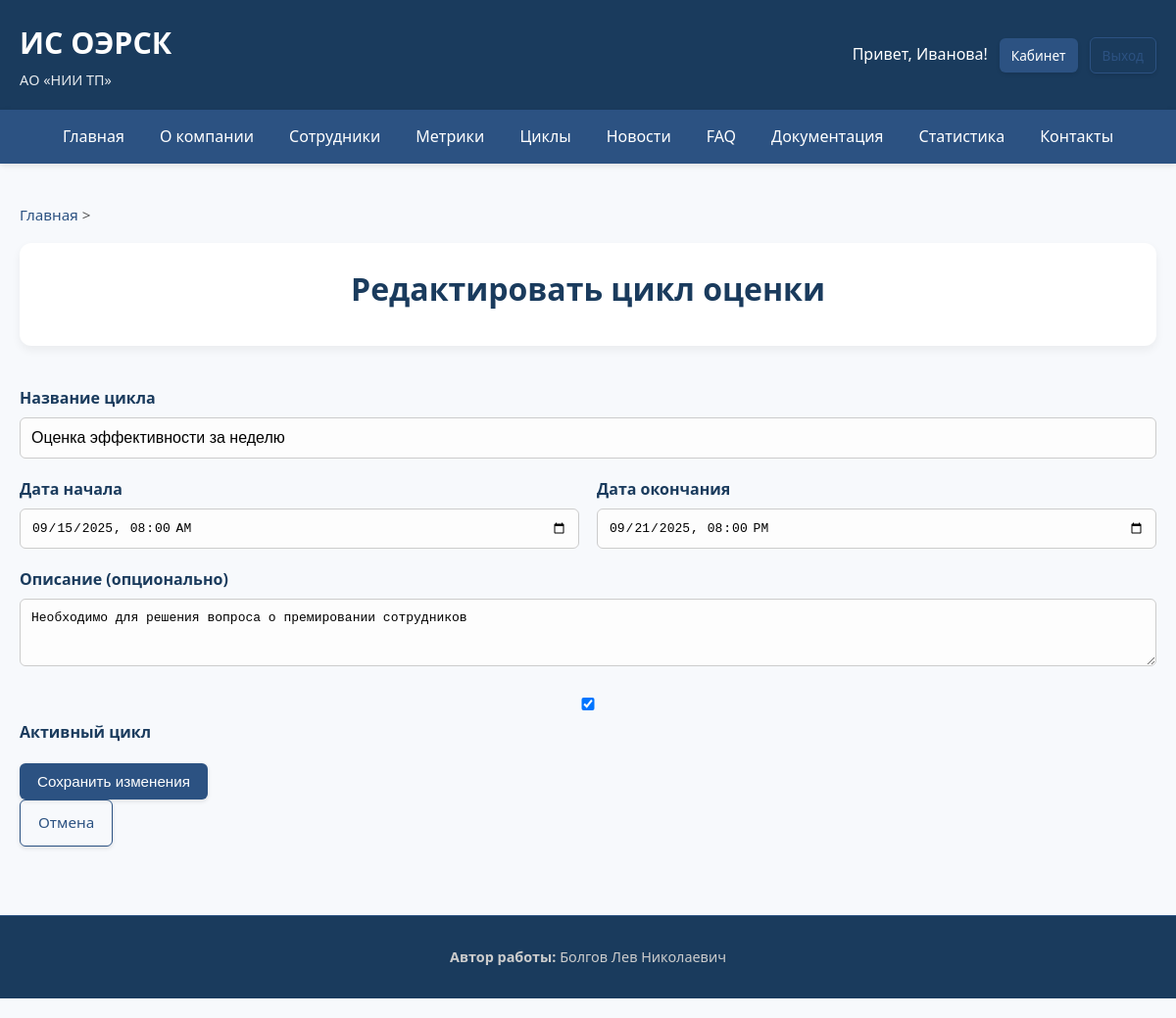
Before: /admin/cycles/edit/4 (signed in) with the older database file.
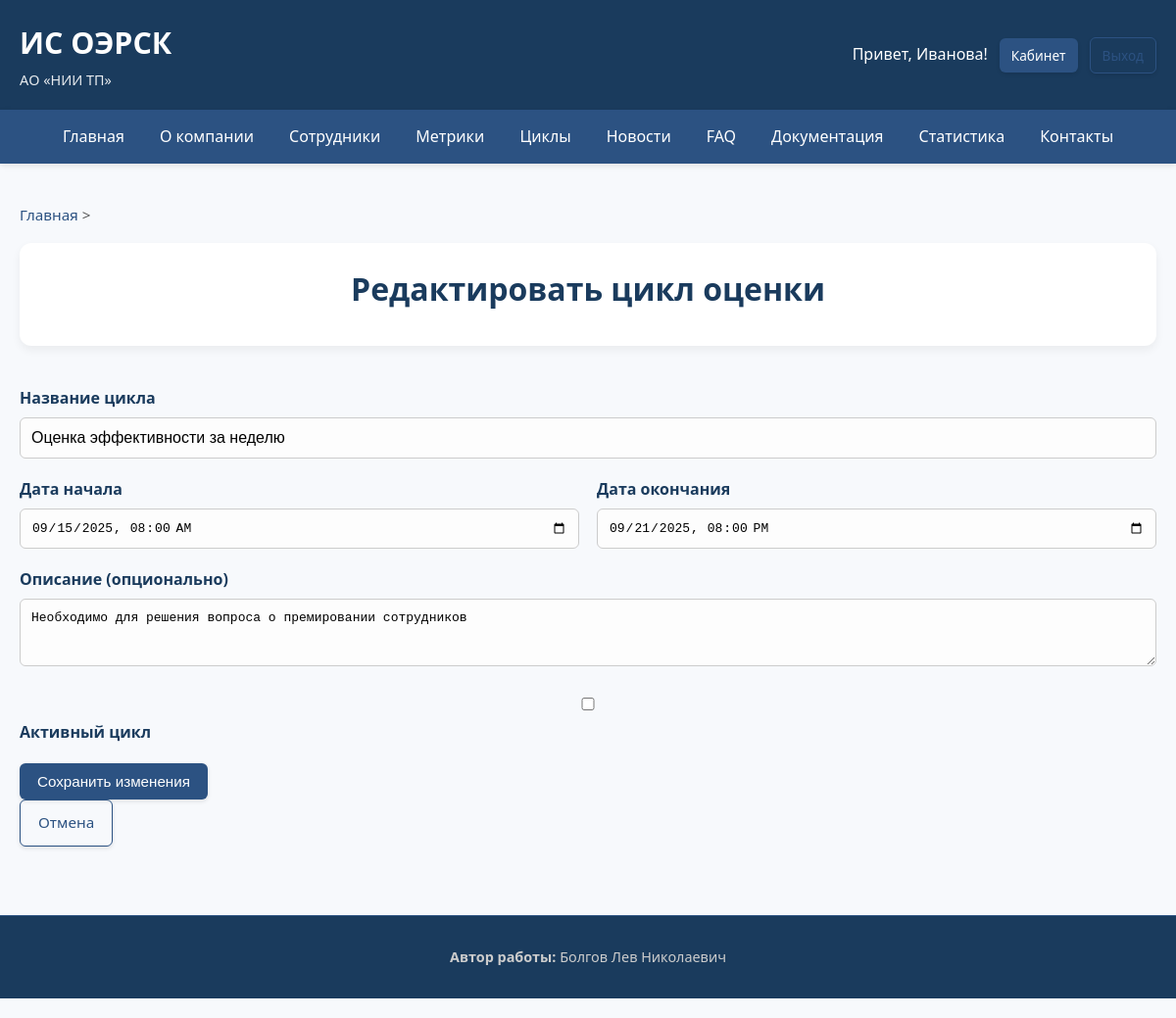
After: the same page with the newer database file.
### app/models.py (models this page shows)
class Employee(db.Model, UserMixin):
    __tablename__ = 'employees'
    id = db.Column(db.Integer, primary_key=True)
    full_name = db.Column(db.String(150), nullable=False)
    email = db.Column(db.String(120), unique=True, nullable=False)
    password_hash = db.Column(db.String(255), nullable=False)
    role_id = db.Column(db.Integer, db.ForeignKey('roles.id'), nullable=False)
    department_id = db.Column(db.Integer, db.ForeignKey('departments.id'), nullable=False)
    position_id = db.Column(db.Integer, db.ForeignKey('positions.id'), nullable=False)
    ip_address = db.Column(db.String(45))
    hire_date = db.Column(db.DateTime, default=datetime.utcnow)
    is_active = db.Column(db.Boolean, default=True)
    photo = db.Column(db.String(255), nullable=True)
    role = db.relationship('Role')
    department = db.relationship('Department')
    position = db.relationship('Position')
    metrics_received = db.relationship('EmployeeMetric', foreign_keys='EmployeeMetric.employee_id', backref='employee')
    received_feedback = db.relationship('Feedback', foreign_keys='Feedback.employee_id', backref='employee')
    sender_feedbacks = db.relationship('Feedback', foreign_keys='Feedback.sender_id', backref='sender')
    faqs_created = db.relationship('FAQ', backref='author')
    news_created = db.relationship('News', backref='author')

class EvaluationCycle(db.Model):
    __tablename__ = 'evaluation_cycles'
    id = db.Column(db.Integer, primary_key=True)
    name = db.Column(db.String(100), nullable=False)
    start_date = db.Column(db.DateTime, nullable=False)
    end_date = db.Column(db.DateTime, nullable=False)
    is_active = db.Column(db.Boolean, default=True)
    description = db.Column(db.Text)
    evaluations = db.relationship('EmployeeMetric', backref='cycle', cascade="all, delete", lazy='dynamic')
    feedbacks = db.relationship('Feedback', backref='cycle', cascade="all, delete", lazy='dynamic')

### app/views.py (the view)
    def decorated_function(*args, **kwargs):
        if not current_user.is_authenticated:
            abort(403)
        if current_user.role.name not in ['admin', 'manager']:
            abort(403)
        return f(*args, **kwargs)

### app/views.py (called while the page is built, shortened)
def render_with_breadcrumbs(template, breadcrumbs, **context):
    return render_template(template, breadcrumbs=breadcrumbs, **context)

def admin_or_manager_required(f):
    def decorated_function(*args, **kwargs):
        if not current_user.is_authenticated:
            abort(403)
        if current_user.role.name not in ['admin', 'manager']:
            abort(403)
        return f(*args, **kwargs)
    decorated_function.__name__ = f.__name__
    return decorated_function

@views.route('/admin/cycles/edit/<int:cycle_id>', methods=['GET', 'POST'])
@login_required
@admin_or_manager_required
def edit_cycle(cycle_id):
    cycle = EvaluationCycle.query.get_or_404(cycle_id)
    breadcrumbs = [("Главная", url_for('views.index')), (" ", "")]
    return render_with_breadcrumbs('edit_cycle.html', breadcrumbs, cycle=cycle)

### app/templates/edit_cycle.html (shortened to what this page needs)
{% extends "base.html" %}
{% block content %}
<div class="page-header">
    <h1>Редактировать цикл оценки</h1>
</div>
<form method="POST">
    <div class="form-group">
        <label>Название цикла</label>
        <input type="text" name="name" value="{{ cycle.name }}" required>
    </div>
    <div class="form-row">
        <div class="form-group">
            <label>Дата начала</label>
            <input type="datetime-local" name="start_date"
                   value="{{ cycle.start_date.strftime('%Y-%m-%dT%H:%M') }}" required>
        </div>
        <div class="form-group">
            <label>Дата окончания</label>
            <input type="datetime-local" name="end_date"
                   value="{{ cycle.end_date.strftime('%Y-%m-%dT%H:%M') }}" required>
        </div>
    </div>
    <div class="form-group">
        <label>Описание (опционально)</label>
        <textarea name="description" rows="3">{{ cycle.description or '' }}</textarea>
    </div>
    <div class="form-group">
        <label>
            <input type="checkbox" name="is_active" {% if cycle.is_active %}checked{% endif %}>
            Активный цикл
        </label>
    </div>
    <button type="submit" class="btn">Сохранить изменения</button>
</form>
<a href="{{ url_for('views.admin_cycles') }}" class="btn btn-outline">Отмена</a>
{% endblock %}

### app/templates/base.html (shortened to what this page needs)
<!DOCTYPE html>
<html lang="ru">
<head>
    <link rel="stylesheet" href="{{ url_for('static', filename='styles.css') }}">
    <link href="https://cdnjs.cloudflare.com/ajax/libs/font-awesome/6.0.0/css/all.min.css" rel="stylesheet">
</head>
<body>
    <header class="header" role="banner">
        <div class="logo">
            <h1><a href="{{ url_for('views.index') }}">ИС ОЭРСК</a></h1>
            <p>АО «НИИ ТП»</p>
        </div>
        <div class="auth-bar">
            {% if current_user.is_authenticated %}
                <span>Привет, {{ current_user.full_name.split()[0] }}!</span>
                <a href="{{ url_for('views.dashboard') }}" class="btn btn-small">Кабинет</a>
                <a href="{{ url_for('auth.logout') }}" class="btn btn-small btn-outline">Выход</a>
            {% else %}
                <a href="{{ url_for('auth.login') }}" class="btn btn-small">Вход</a>
            {% endif %}
        </div>
    </header>
    <nav class="main-menu" role="navigation">
        <ul>
            <li><a href="{{ url_for('views.index') }}">Главная</a></li>
            <li><a href="{{ url_for('views.about') }}">О компании</a></li>
            <li><a href="{{ url_for('views.employees') }}">Сотрудники</a></li>
            <li><a href="{{ url_for('views.metrics') }}">Метрики</a></li>
            <li><a href="{{ url_for('views.cycles') }}">Циклы</a></li>
            <li><a href="{{ url_for('views.news_list') }}">Новости</a></li>
            <li><a href="{{ url_for('views.faq') }}">FAQ</a></li>
            <li><a href="{{ url_for('views.documentation') }}">Документация</a></li>
            <li><a href="{{ url_for('views.stats') }}">Статистика</a></li>
            <li><a href="{{ url_for('views.contact') }}">Контакты</a></li>
        </ul>
    </nav>
    <div class="container">
        {% if breadcrumbs %}
        <div class="breadcrumbs" aria-label="Хлебные крошки">
            {% for crumb in breadcrumbs %}
                {% if not loop.last %}
                    <a href="{{ crumb[1] }}">{{ crumb[0] }}</a> >
                {% else %}
                    <span>{{ crumb[0] }}</span>
                {% endif %}
            {% endfor %}
        </div>
        {% endif %}
        <main>
            {% block content %}{% endblock %}
        </main>
    </div>
    <footer class="footer" role="contentinfo">
        <div class="footer-content">
            <div>
                <strong>Автор работы:</strong> Болгов Лев Николаевич
            </div>
        </div>
    </footer>
</body>
</html>

### app/static/styles.css (style rules this page uses)
* { margin: 0; padding: 0; box-sizing: border-box; }
body { font-family: 'Segoe UI', Tahoma, Geneva, Verdana, sans-serif; line-height: 1.7; color: #333; background-color: #f7f9fc; padding-bottom: 20px; }
.container { max-width: 1200px; margin: 0 auto; padding: 20px; }
.header { background: #1a3b5d; color: white; padding: 18px 20px; display: flex; justify-content: space-between; align-items: center; flex-wrap: wrap; box-shadow: 0 2px 8px rgba(0, 0, 0, 0.1); }
.header .logo h1 { margin: 0; font-size: 1.9em; font-weight: 600; }
.header .logo p { margin: 0; font-size: 0.9em; opacity: 0.9; }
.header .logo a { color: white; text-decoration: none; }
.auth-bar { display: flex; gap: 12px; align-items: center; }
.main-menu { background: #2c5282; color: white; box-shadow: 0 2px 6px rgba(0, 0, 0, 0.1); }
.main-menu ul { list-style: none; display: flex; flex-wrap: wrap; justify-content: center; margin: 0; }
.main-menu ul li a { display: block; padding: 14px 18px; color: white; text-decoration: none; transition: background 0.3s ease, transform 0.1s; font-weight: 500; }
.breadcrumbs { margin: 20px 0 15px; font-size: 0.95em; color: #555; }
.breadcrumbs a { color: #2c5282; text-decoration: none; }
.btn { display: inline-block; padding: 10px 18px; background: #2c5282; color: white; border: none; border-radius: 6px; text-decoration: none; font-size: 0.95em; font-weight: 500; cursor: pointer; transition: all 0.3s ease; box-shadow: 0 2px 4px rgba(0, 0, 0, 0.1); }
.btn-outline { background: transparent; border: 1px solid #2c5282; color: #2c5282; }
.btn-small { padding: 6px 12px; font-size: 0.85em; }
.form-group { margin-bottom: 18px; }
.form-group label { display: block; margin-bottom: 6px; font-weight: 600; color: #1a3b5d; }
.form-group input, .form-group textarea, .form-group select { width: 100%; padding: 11px; border: 1px solid #ccc; border-radius: 6px; font-size: 1em; background: #fdfdfd; transition: border 0.3s, box-shadow 0.3s; }
.footer { background: #1a3b5d; color: #ccc; padding: 30px 20px; text-align: center; font-size: 0.9em; margin-top: 50px; border-top: 1px solid #2c5282; }
.footer-content { max-width: 1200px; margin: 0 auto; display: flex; justify-content: center; flex-wrap: wrap; gap: 15px; }
.form-row { display: flex; gap: 18px; flex-wrap: wrap; }
.form-row .form-group { flex: 1; min-width: 240px; }
.page-header { text-align: center; margin-bottom: 40px; padding: 20px; background: white; border-radius: 12px; box-shadow: 0 4px 10px rgba(0, 0, 0, 0.06); }
.page-header h1 { color: #1a3b5d; font-size: 2em; margin-bottom: 10px; }

Changed rows visible on the page:
changed EvaluationCycle "Оценка эффективности за неделю": is_active "☑" → "☐"
